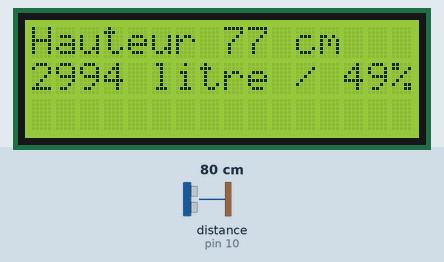
This sketch was run on a simulated Arduino Nano, built with avr-gcc and run on an emulated ATmega328P. On the bench: 16×3 character LCD. Wiring (from diagram.json): ultrasonic range finder: trigger pin 9; echo pin 10. Inputs (shaded band) come from the test bench; at power-on: distance to the obstacle (sensor on pin 10) 80 cm. The echo pulse lasts 58.3 µs per cm.

Above: at 1.2 s.
1.3 s: distance to the obstacle (sensor on pin 10) set to 250 cm
At 6.7 s:
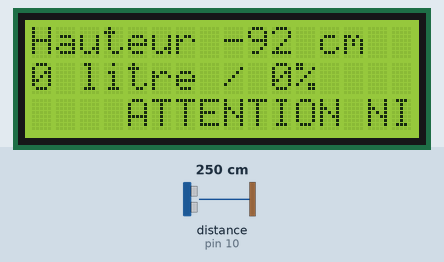
11.8 s: distance to the obstacle (sensor on pin 10) set to 2 cm
At 21.8 s:
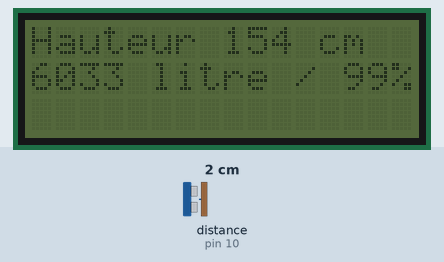
22.1 s: distance to the obstacle (sensor on pin 10) set to 4 cm
At 26.5 s:
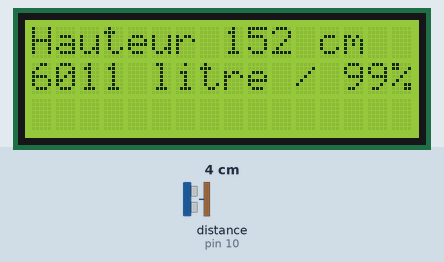
Timing chart, 0 to 28.0 s (numbered marks = the images above; inputs shaded):
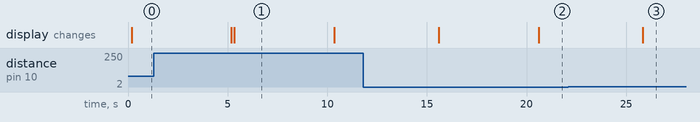

Measured:
- after the input at 1.3 s, the display: first differs from a run without the input after 4.0 s (image 1)
- after the input at 11.8 s, the display: first changes after 3.8 s (image 2 shows a later state)
- after the input at 22.1 s, the display: changes after 3.7 s (image 3)
- what the display in image 1 shows lasts 5.0 s, from 5.3 s to 10.3 s

The sketch:

sketch_modif.ino
```cpp
#include <Wire.h>

#include <LiquidCrystal_I2C.h> // Inclure la bibliothèque LiquidCrystal_I2C


LiquidCrystal_I2C lcd(0x27, 16, 3); // Définissez l'adresse I2C du LCD à 0x27 pour un affichage de 16 caractères et 2 lignes


const byte trigPin = 9; // Broche TRIGGER
const byte echoPin = 10;    // Broche ECHO*
long duree; // durée de l'echo
int distance; // distance


/** Fonction setup() */
int hauteur;
int vide;
int remplissage;
int pourcentage;
int valPrecedente;
void setup()

{

lcd.init(); // Initialise le LCD

lcd.backlight(); // Allume le rétroéclairage pinMode(trigPin, OUTPUT);

valPrecedente = 0;


  /* Initialise le port série */
  Serial.begin(115200);

  /* Initialise les broches */
  pinMode(trigPin, OUTPUT);
  pinMode(echoPin, INPUT);
}

/** Fonction loop() */
void loop() {


int valActuelle;
// Émission d'un signal de durée 10 microsecondes
   digitalWrite(trigPin, LOW);
   delayMicroseconds(5);
   digitalWrite(trigPin, HIGH);
   delayMicroseconds(10);
   digitalWrite(trigPin, LOW);
 // Écoute de l'écho
   duree = pulseIn(echoPin, HIGH);
   // Calcul de la distance
   distance = duree*0.034/2;


hauteur = 155 - distance;


if (hauteur>=155){ remplissage = 6038; pourcentage = 100; }
if (hauteur==155){ remplissage = 6038; pourcentage = 100; }
if (hauteur==154){ remplissage = 6033; pourcentage = 99,9; }
if (hauteur==153){ remplissage = 6023; pourcentage = 99,8; }
if (hauteur==152){ remplissage = 6011; pourcentage = 99,5; }
if (hauteur==151){ remplissage = 5996; pourcentage = 99,3; }
if (hauteur==150){ remplissage = 5979; pourcentage = 99; }
if (hauteur==149){ remplissage = 5961; pourcentage = 98,7; }
if (hauteur==148){ remplissage = 5941; pourcentage = 98,4; }
if (hauteur==147){ remplissage = 5920; pourcentage = 98; }
if (hauteur==146){ remplissage = 5897; pourcentage = 97,7; }
if (hauteur==145){ remplissage = 5873; pourcentage = 97,3; }
if (hauteur==144){ remplissage = 5849; pourcentage = 96,9; }
if (hauteur==143){ remplissage = 5823; pourcentage = 96,4; }
if (hauteur==142){ remplissage = 5796; pourcentage = 96; }
if (hauteur==141){ remplissage = 5768; pourcentage = 95,5; }
if (hauteur==140){ remplissage = 5739; pourcentage = 95; }
if (hauteur==139){ remplissage = 5709; pourcentage = 94,5; }
if (hauteur==138){ remplissage = 5678; pourcentage = 94; }
if (hauteur==137){ remplissage = 5647; pourcentage = 93,5; }
if (hauteur==136){ remplissage = 5615; pourcentage = 93; }
if (hauteur==135){ remplissage = 5582; pourcentage = 92,4; }
if (hauteur==134){ remplissage = 5548; pourcentage = 91,9; }
if (hauteur==133){ remplissage = 5514; pourcentage = 91,3; }
if (hauteur==132){ remplissage = 5479; pourcentage = 90,7; }
if (hauteur==131){ remplissage = 5443; pourcentage = 90,2; }
if (hauteur==130){ remplissage = 5407; pourcentage = 89,6; }
if (hauteur==129){ remplissage = 5370; pourcentage = 88,9; }
if (hauteur==128){ remplissage = 5333; pourcentage = 88,3; }
if (hauteur==127){ remplissage = 5295; pourcentage = 87,7; }
if (hauteur==126){ remplissage = 5257; pourcentage = 87,1; }
if (hauteur==125){ remplissage = 5218; pourcentage = 86,4; }
if (hauteur==124){ remplissage = 5178; pourcentage = 85,8; }
if (hauteur==123){ remplissage = 5139; pourcentage = 85,1; }
if (hauteur==122){ remplissage = 5098; pourcentage = 84,4; }
if (hauteur==121){ remplissage = 5057; pourcentage = 83,8; }
if (hauteur==120){ remplissage = 5016; pourcentage = 83,1; }
if (hauteur==119){ remplissage = 4974; pourcentage = 82,4; }
if (hauteur==118){ remplissage = 4932; pourcentage = 81,7; }
if (hauteur==117){ remplissage = 4890; pourcentage = 81; }
if (hauteur==116){ remplissage = 4847; pourcentage = 80,3; }
if (hauteur==115){ remplissage = 4804; pourcentage = 79,6; }
if (hauteur==114){ remplissage = 4760; pourcentage = 78,8; }
if (hauteur==113){ remplissage = 4716; pourcentage = 78,1; }
if (hauteur==112){ remplissage = 4672; pourcentage = 77,4; }
if (hauteur==111){ remplissage = 4627; pourcentage = 76,6; }
if (hauteur==110){ remplissage = 4582; pourcentage = 75,9; }
if (hauteur==109){ remplissage = 4537; pourcentage = 75,1; }
if (hauteur==108){ remplissage = 4492; pourcentage = 74,4; }
if (hauteur==107){ remplissage = 4446; pourcentage = 73,6; }
if (hauteur==106){ remplissage = 4400; pourcentage = 72,9; }
if (hauteur==105){ remplissage = 4354; pourcentage = 72,1; }
if (hauteur==104){ remplissage = 4307; pourcentage = 71,3; }
if (hauteur==103){ remplissage = 4261; pourcentage = 70,6; }
if (hauteur==102){ remplissage = 4214; pourcentage = 69,8; }
if (hauteur==101){ remplissage = 4167; pourcentage = 69; }
if (hauteur==100){ remplissage = 4119; pourcentage = 68,2; }
if (hauteur==99){ remplissage = 4072; pourcentage = 67,4; }
if (hauteur==98){ remplissage = 4024; pourcentage = 66,6; }
if (hauteur==97){ remplissage = 3976; pourcentage = 65,8; }
if (hauteur==96){ remplissage = 3928; pourcentage = 65,1; }
if (hauteur==95){ remplissage = 3880; pourcentage = 64,3; }
if (hauteur==94){ remplissage = 3831; pourcentage = 63,5; }
if (hauteur==93){ remplissage = 3783; pourcentage = 62,6; }
if (hauteur==92){ remplissage = 3734; pourcentage = 61,8; }
if (hauteur==91){ remplissage = 3685; pourcentage = 61; }
if (hauteur==90){ remplissage = 3636; pourcentage = 60,2; }
if (hauteur==89){ remplissage = 3587; pourcentage = 59,4; }
if (hauteur==88){ remplissage = 3538; pourcentage = 58,6; }
if (hauteur==87){ remplissage = 3489; pourcentage = 57,8; }
if (hauteur==86){ remplissage = 3440; pourcentage = 57; }
if (hauteur==85){ remplissage = 3390; pourcentage = 56,2; }
if (hauteur==84){ remplissage = 3341; pourcentage = 55,3; }
if (hauteur==83){ remplissage = 3292; pourcentage = 54,5; }
if (hauteur==82){ remplissage = 3242; pourcentage = 53,7; }
if (hauteur==81){ remplissage = 3193; pourcentage = 52,9; }
if (hauteur==80){ remplissage = 3143; pourcentage = 52,1; }
if (hauteur==79){ remplissage = 3093; pourcentage = 51,2; }
if (hauteur==78){ remplissage = 3044; pourcentage = 50,4; }
if (hauteur==77){ remplissage = 2994; pourcentage = 49,6; }
if (hauteur==76){ remplissage = 2945; pourcentage = 48,8; }
if (hauteur==75){ remplissage = 2895; pourcentage = 47,9; }
if (hauteur==74){ remplissage = 2846; pourcentage = 47,1; }
if (hauteur==73){ remplissage = 2796; pourcentage = 46,3; }
if (hauteur==72){ remplissage = 2746; pourcentage = 45,5; }
if (hauteur==71){ remplissage = 2697; pourcentage = 44,7; }
if (hauteur==70){ remplissage = 2648; pourcentage = 43,8; }
if (hauteur==69){ remplissage = 2598; pourcentage = 43; }
if (hauteur==68){ remplissage = 2549; pourcentage = 42,2; }
if (hauteur==67){ remplissage = 2500; pourcentage = 41,4; }
if (hauteur==66){ remplissage = 2451; pourcentage = 40,6; }
if (hauteur==65){ remplissage = 2402; pourcentage = 39,8; }
if (hauteur==64){ remplissage = 2353; pourcentage = 39; }
if (hauteur==63){ remplissage = 2304; pourcentage = 38,2; }
if (hauteur==62){ remplissage = 2255; pourcentage = 37,4; }
if (hauteur==61){ remplissage = 2207; pourcentage = 36,5; }
if (hauteur==60){ remplissage = 2159; pourcentage = 35,7; }
if (hauteur==59){ remplissage = 2110; pourcentage = 34,9; }
if (hauteur==58){ remplissage = 2062; pourcentage = 34,2; }
if (hauteur==57){ remplissage = 2014; pourcentage = 33,4; }
if (hauteur==56){ remplissage = 1967; pourcentage = 32,6; }
if (hauteur==55){ remplissage = 1919; pourcentage = 31,8; }
if (hauteur==54){ remplissage = 1872; pourcentage = 31; }
if (hauteur==53){ remplissage = 1824; pourcentage = 30,2; }
if (hauteur==52){ remplissage = 1777; pourcentage = 29,4; }
if (hauteur==51){ remplissage = 1731; pourcentage = 28,7; }
if (hauteur==50){ remplissage = 1684; pourcentage = 27,9; }
if (hauteur==49){ remplissage = 1638; pourcentage = 27,1; }
if (hauteur==48){ remplissage = 1592; pourcentage = 26,4; }
if (hauteur==47){ remplissage = 1546; pourcentage = 25,6; }
if (hauteur==46){ remplissage = 1501; pourcentage = 24,9; }
if (hauteur==45){ remplissage = 1456; pourcentage = 24,1; }
if (hauteur==44){ remplissage = 1411; pourcentage = 23,4; }
if (hauteur==43){ remplissage = 1366; pourcentage = 22,6; }
if (hauteur==42){ remplissage = 1322; pourcentage = 21,9; }
if (hauteur==41){ remplissage = 1278; pourcentage = 21,2; }
if (hauteur==40){ remplissage = 1234; pourcentage = 20,4; }
if (hauteur==39){ remplissage = 1191; pourcentage = 19,7; }
if (hauteur==38){ remplissage = 1148; pourcentage = 19; }
if (hauteur==37){ remplissage = 1106; pourcentage = 18,3; }
if (hauteur==36){ remplissage = 1064; pourcentage = 17,6; }
if (hauteur==35){ remplissage = 1022; pourcentage = 16,9; }
if (hauteur==34){ remplissage = 981; pourcentage = 16,2; }
if (hauteur==33){ remplissage = 940; pourcentage = 15,6; }
if (hauteur==32){ remplissage = 900; pourcentage = 14,9; }
if (hauteur==31){ remplissage = 860; pourcentage = 14,2; }
if (hauteur==30){ remplissage = 820; pourcentage = 13,6; }
if (hauteur==29){ remplissage = 781; pourcentage = 12,9; }
if (hauteur==28){ remplissage = 743; pourcentage = 12,3; }
if (hauteur==27){ remplissage = 705; pourcentage = 11,7; }
if (hauteur==26){ remplissage = 668; pourcentage = 11,1; }
if (hauteur==25){ remplissage = 631; pourcentage = 10,4; }
if (hauteur==24){ remplissage = 595; pourcentage = 9,8; }
if (hauteur==23){ remplissage = 559; pourcentage = 9,3; }
if (hauteur==22){ remplissage = 524; pourcentage = 8,7; }
if (hauteur==21){ remplissage = 490; pourcentage = 8,1; }
if (hauteur==20){ remplissage = 456; pourcentage = 7,6; }
if (hauteur==19){ remplissage = 423; pourcentage = 7; }
if (hauteur==18){ remplissage = 391; pourcentage = 6,5; }
if (hauteur==17){ remplissage = 360; pourcentage = 6; }
if (hauteur==16){ remplissage = 329; pourcentage = 5,5; }
if (hauteur==15){ remplissage = 299; pourcentage = 5; }
if (hauteur==14){ remplissage = 271; pourcentage = 4,5; }
if (hauteur==13){ remplissage = 243; pourcentage = 4; }
if (hauteur==12){ remplissage = 216; pourcentage = 3,6; }
if (hauteur==11){ remplissage = 190; pourcentage = 3,1; }
if (hauteur==10){ remplissage = 165; pourcentage = 2,7; }
if (hauteur==9){ remplissage = 141; pourcentage = 2,3; }
if (hauteur==8){ remplissage = 118; pourcentage = 2; }
if (hauteur==7){ remplissage = 97; pourcentage = 1,6; }
if (hauteur==6){ remplissage = 77; pourcentage = 1,3; }
if (hauteur==5){ remplissage = 59; pourcentage = 1; }
if (hauteur==4){ remplissage = 42; pourcentage = 0,7; }
if (hauteur==3){ remplissage = 27; pourcentage = 0,5; }
if (hauteur==2){ remplissage = 15; pourcentage = 0,2; }
if (hauteur==1){ remplissage = 5; pourcentage = 0,1; }
if (hauteur==0){ remplissage = 0; pourcentage = 0; }

if (hauteur<=0){ remplissage = 0; pourcentage = 0; }


{valActuelle = hauteur;
if ( valActuelle != valPrecedente ){
  lcd.backlight();

      valPrecedente = valActuelle;
}}


 lcd.setCursor(0, 0);
lcd.print("                ");
lcd.setCursor(0, 0);
 lcd.print("Hauteur " +  String (hauteur) + " cm");

lcd.setCursor(0, 1);
lcd.print("                 ");
 lcd.setCursor(0, 1);
lcd.print(String (remplissage) + " litre / " + String (pourcentage) + "%");

lcd.setCursor(0, 2);
lcd.print("                 ");
 lcd.setCursor(0, 2);
 lcd.print("Vide " +  String (distance) + " cm");

lcd.setCursor(0, 3);
lcd.print("                    ");

if (hauteur<15){
  lcd.setCursor(0, 3);
lcd.print("                    ");
 lcd.setCursor(0, 3);
 lcd.print("ATTENTION NIVEAU BAS");}

delay(5000);
lcd.noBacklight();


}
```
